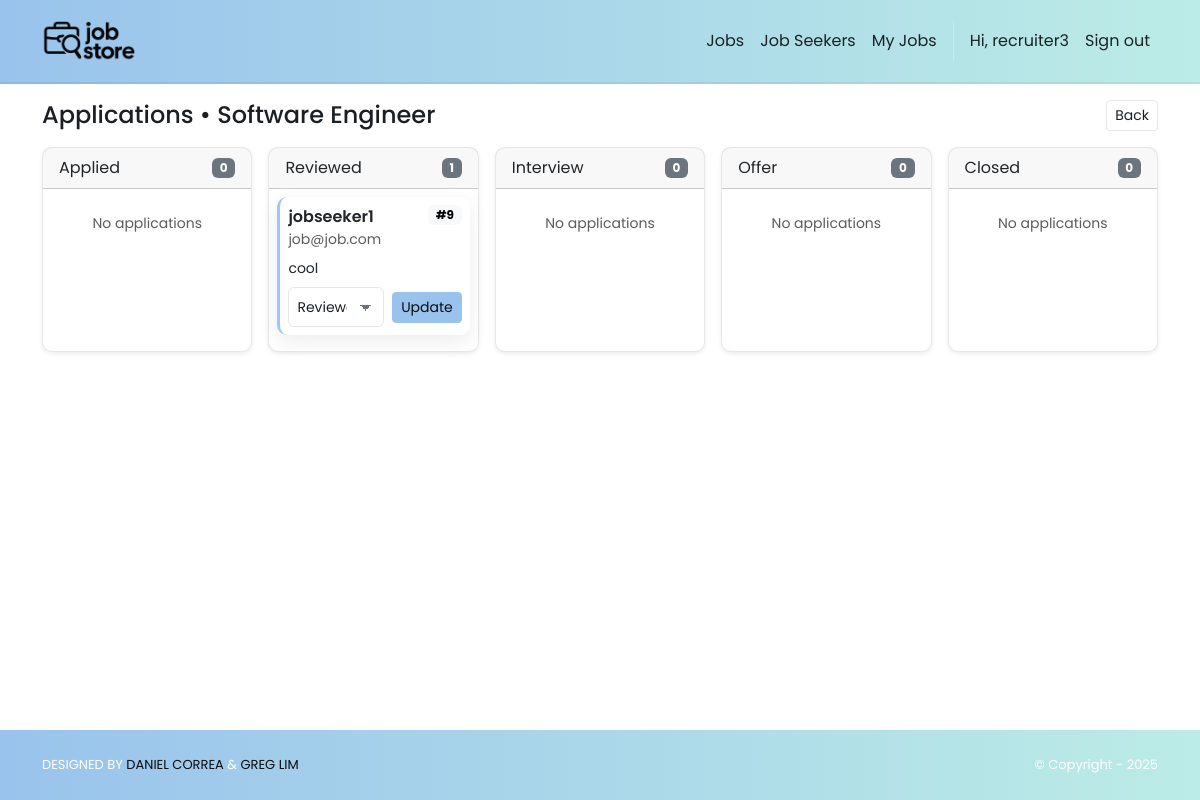
/jobs/job/5/applications/ (signed in), run on the app's committed database.
### accounts/models.py (models this page shows)
class User(AbstractUser):
    class Roles(models.TextChoices):
        RECRUITER = "RECRUITER", "Recruiter"
        JOB_SEEKER = "JOB_SEEKER", "Job Seeker"
    role = models.CharField(
        max_length=20, choices=Roles.choices, default=Roles.JOB_SEEKER, db_index=True
    )
    @property
    def is_recruiter(self) -> bool:
        return self.role == self.Roles.RECRUITER
    @property
    def is_jobseeker(self) -> bool:
        return self.role == self.Roles.JOB_SEEKER

### jobs/models.py (models this page shows, shortened)
class Job(models.Model):
    class RemoteType(models.TextChoices):
        ONSITE = "ONSITE", "On-site"
        REMOTE = "REMOTE", "Remote"
        HYBRID = "HYBRID", "Hybrid"
    title = models.CharField(max_length=200, db_index=True)
    description = models.TextField()
    location = models.CharField(max_length=200, db_index=True)
    address = models.CharField(max_length=200, db_index=True)
    remote_type = models.CharField(max_length=6, choices=RemoteType.choices)
    salary_min = models.PositiveIntegerField(null=True, blank=True)
    salary_max = models.PositiveIntegerField(null=True, blank=True)
    visa_sponsorship = models.BooleanField(default=False)
    min_experience = models.PositiveIntegerField(null=True, blank=True)
    skills = models.ManyToManyField(Skill, blank=True, related_name="jobs")
    created_by = models.ForeignKey(
        settings.AUTH_USER_MODEL,
        on_delete=models.CASCADE,
        related_name="jobs",
        limit_choices_to={"role": "RECRUITER"},
    )
    created_at = models.DateTimeField(auto_now_add=True)

class Application(models.Model):
    class Status(models.TextChoices):
        APPLIED = 'APPLIED', 'Applied'
        REVIEWED = 'REVIEWED', 'Reviewed'
        INTERVIEW = 'INTERVIEW', 'Interview'
        OFFER = 'OFFER', 'Offer'
        CLOSED = 'CLOSED', 'Closed'
    class Meta:
        unique_together = ("job", "user")
    job = models.ForeignKey("jobs.Job", on_delete=models.CASCADE)
    user = models.ForeignKey(settings.AUTH_USER_MODEL, on_delete=models.CASCADE)
    message = models.TextField()
    applied_at = models.DateTimeField(auto_now_add=True)
    status = models.CharField(
        max_length=20,
        choices=Status.choices,
        default=Status.APPLIED,
    )

### jobs/views.py (the view)
# urls.py: path("job/<int:job_id>/applications/", views.job_applications, name="job_applications"),
@login_required
@recruiter_required
def job_applications(request, job_id):
    job = get_object_or_404(Job, id=job_id, created_by=request.user)
    applications = Application.objects.filter(job=job)
    kanban_columns = {status: [] for status, _ in Application.Status.choices}
    for app in applications:
        kanban_columns[app.status].append(app)
    return render(request, 'jobs/job_application_kanban.html', {
        'job': job,
        'kanban_columns': kanban_columns,
        'status_choices': Application.Status.choices,  # list of (value, label)
    })

### jobStore/context_processors.py (called while the page is built)
def static_revisions(request):
    base = Path(settings.BASE_DIR)
    logo_path = base / 'jobStore' / 'static' / 'img' / 'logo.png'
    try:
        rev_logo = str(int(os.path.getmtime(logo_path)))
    except Exception:
        rev_logo = '1'
    css_path = base / 'jobStore' / 'static' / 'css' / 'style.css'
    try:
        rev_css = str(int(os.path.getmtime(css_path)))
    except Exception:
        rev_css = '1'
    return {
        'STATIC_REV_LOGO': rev_logo,
        'STATIC_REV_CSS': rev_css,
    }

### jobs/templates/jobs/job_application_kanban.html (shortened to what this page needs)
{% extends 'base.html' %}
{% block content %}
<div class="container py-3">
  <div class="d-flex align-items-center justify-content-between mb-3">
    <h1 class="h4 mb-0">Applications • {{ job.title }}</h1>
    <a href="{% url 'jobs.dashboard' %}" class="btn btn-outline-secondary btn-sm">Back</a>
  </div>
  <div class="row row-cols-1 row-cols-md-{{ status_choices|length }} g-3">
    {% for status, apps in kanban_columns.items %}
      <div class="col">
        <div class="card h-100 shadow-sm">
          <div class="card-header d-flex justify-content-between align-items-center py-2">
            <span>
              {% for value, label in status_choices %}
                {% if value == status %}
                  {{ label }}
                {% endif %}
              {% endfor %}
            </span>
            <span class="badge text-bg-secondary">{{ apps|length }}</span>
          </div>
          <div class="card-body p-2">
            {% if apps %}
              {% for app in apps %}
                <div class="card mb-2 border-0 border-start border-3 border-primary-subtle">
                  <div class="card-body p-2">
                    <a href="{% url 'jobSeekers.show' app.user.jobseeker_profile.id %}" class="text-decoration-none text-reset">
                      <div class="d-flex justify-content-between align-items-start">
                        <div>
                          <div class="fw-semibold">{{ app.user.username }}</div>
                          <div class="text-muted small">{{ app.user.email }}</div>
                        </div>
                        <span class="badge text-bg-light">#{{ app.id }}</span>
                      </div>
                    </a>
                    <div class="mt-2 small">{{ app.message|default:"(no message)"|truncatewords:16 }}</div>
                    <form class="mt-2 d-flex gap-2 align-items-center" method="POST" action="{% url 'update_status' application_id=app.id %}">
                      <select name="status" class="form-select form-select-sm" style="max-width: 60%">
                        {% for value, label in status_choices %}
                          <option value="{{ value }}" {% if value == app.status %}selected{% endif %}>{{ label }}</option>
                        {% endfor %}
                      </select>
                      <button type="submit" class="btn btn-primary btn-sm">Update</button>
                    </form>
                  </div>
                </div>
              {% endfor %}
            {% else %}
              <div class="text-center text-muted small py-3">No applications</div>
            {% endif %}
          </div>
        </div>
      </div>
    {% endfor %}
  </div>
</div>
{% endblock %}

### jobStore/templates/base.html (shortened to what this page needs)
<!DOCTYPE html>
<html>
  {% load static %}
  <head>
    <link href="https://cdn.jsdelivr.net/npm/bootstrap@5.3.3/dist/css/bootstrap.min.css"
          rel="stylesheet">
    <link rel="stylesheet"
          href="https://cdnjs.cloudflare.com/ajax/libs/font-awesome/6.1.1/css/all.min.css">
    <link rel="stylesheet" type="text/css" href="{% static 'css/style.css' %}?v={{ STATIC_REV_CSS }}">
  </head>
  <body class="d-flex flex-column min-vh-100{% if request.resolver_match and request.resolver_match.url_name == 'home.index' %} is-home{% endif %}">
    <nav class="p-3 navbar navbar-light ms-brandbar navbar-expand-lg">
      <div class="container">
        <a class="navbar-brand" href="{% url 'home.index' %}">
          <img src="{% static 'img/logo.png' %}?v={{ STATIC_REV_LOGO }}" alt="logo" height="40" />
        </a>
        <div class="collapse navbar-collapse" id="navbarNavAltMarkup">
          <div class="navbar-nav ms-auto navbar-ml align-items-lg-center">
            <a class="nav-link" href="{% url 'jobs.list' %}">Jobs</a>
            {% if user.is_authenticated %}
              {% if user.is_staff or user.is_recruiter %}
                <a class="nav-link" href="{% url 'jobSeekers.index' %}">Job Seekers</a>
                <a class="nav-link" href="{% url 'jobs.dashboard' %}">My Jobs</a>
              {% endif %}
              <span class="nav-link disabled">Hi, {{ user.username }}</span>
              <a class="nav-link" href="{% url 'logout' %}">Sign out</a>
            {% else %}
              <a class="nav-link" href="{% url 'login' %}">Log in</a>
              <a class="nav-link" href="{% url 'signup.choice' %}">Sign up</a>
            {% endif %}
          </div>
        </div>
      </div>
    </nav>
    <div class="flex-grow-1">
      {% block content %}
      {% endblock content %}
    </div>
    <section class="p-3 ms-footer-bottom">
      <div class="container d-flex justify-content-between">
        <div class="me-5 text-white">
          <span>DESIGNED BY
            <a href="https://www.x.com/danielgarax" target="_blank">DANIEL CORREA</a> &
            <a href="https://www.x.com/greglim81" target="_blank">GREG LIM</a>
          </span>
        </div>
        <div class="text-white">
          <span>© Copyright - 2025</span>
        </div>
      </div>
    </section>
  </body>
</html>

### jobStore/static/css/style.css (style rules this page uses)
:root { --bg: #ffffff; --bg-alt: #f6f7f9; --surface: #ffffff; --surface-2: #f2f3f5; --text: #1b1f23; --muted: #6b7280; --border: #e5e7eb; --brand-blue-1: #99C3EC; --brand-blue-2: #AAD2EC; --brand-cyan: #BCECE6; --brand-mint: #97E3C2; --brand-peach: #FFEED9; --brand-pink: #F69C9E; --primary: var(--brand-blue-1); --primary-contrast: #0b0d10; --link: var(--brand-blue-1); --success: var(--brand-mint); --warning: var(--brand-peach); --danger: var(--brand-pink); --shadow: 0 6px 20px rgba(0,0,0,0.08); --radius: 10px; --radius-sm: 8px; --radius-xs: 6px; --focus: 0 0 0 0.2rem rgba(153,195,236,0.35); --transition: 180ms ease; }
html, body { background: var(--bg); color: var(--text); }
body { font-family: 'Poppins', system-ui, -apple-system, Segoe UI, Roboto, Arial, sans-serif; line-height: 1.5; text-rendering: optimizeLegibility; -webkit-font-smoothing: antialiased; -moz-osx-font-smoothing: grayscale; transition: background-color var(--transition), color var(--transition); }
a { color: var(--link); }
.navbar { backdrop-filter: saturate(160%) blur(4px); }
.navbar .nav-link { opacity: 0.9; }
.ms-brandbar { background-color: #99C3EC; background: linear-gradient(90deg, var(--brand-blue-1), var(--brand-cyan)) !important; border-bottom: 2px solid rgba(0,0,0,0.06); }
.ms-brandbar .nav-link, .ms-brandbar .navbar-brand, .ms-brandbar .navbar-text { color: var(--primary-contrast) !important; }
.ms-brandbar .nav-link { position: relative; transition: color 160ms ease, transform 140ms ease; }
.ms-brandbar .nav-link::after { content: ''; position: absolute; left: 0; right: 0; bottom: -4px; height: 2px; width: 0; margin: 0 auto; background: var(--primary-contrast); transition: width 180ms ease; }
.card { background-color: var(--surface); border: 1px solid var(--border); border-radius: var(--radius); box-shadow: var(--shadow); }
.btn-primary { background: var(--primary); border-color: var(--primary); color: var(--primary-contrast); }
.btn-outline-secondary { color: var(--text); border-color: var(--border); }
.btn { transition: transform 140ms ease, box-shadow 180ms ease, filter 140ms ease; }
.form-control, .form-select, .form-check-input { background-color: var(--surface); border: 1px solid var(--border); color: var(--text); border-radius: var(--radius-xs); }
.form-select { padding-right: 2.25rem; background-image: linear-gradient(45deg, transparent 50%, var(--muted) 50%), linear-gradient(135deg, var(--muted) 50%, transparent 50%); background-position: calc(100% - 1.1rem) 1.05rem, calc(100% - 0.75rem) 1.05rem; background-size: 6px 6px, 6px 6px; background-repeat: no-repeat; min-height: 40px; }
.ms-footer-bottom { background-color: #99C3EC; background: linear-gradient(90deg, var(--brand-blue-1), var(--brand-cyan)) !important; border-top: 0; }
.ms-footer-bottom span { font-size: 13px; line-height: 38px; }
.ms-footer-bottom a { color: var(--primary-contrast); text-decoration: none; }
.btn, .form-control, .form-select, .nav-link, .card { transition: all var(--transition); }

### data on the page
User: username "recruiter3"
Job: title "Software Engineer"
Application: status_choices "Reviewed", apps "1", user.username "jobseeker1", user.email "job@job.com", id "9", message "cool", status "Reviewed"

### other printed values
{{ label }} "Applied" "Interview" "Offer" "Closed"
{{ apps|length }} "0" "0" "0" "0"
